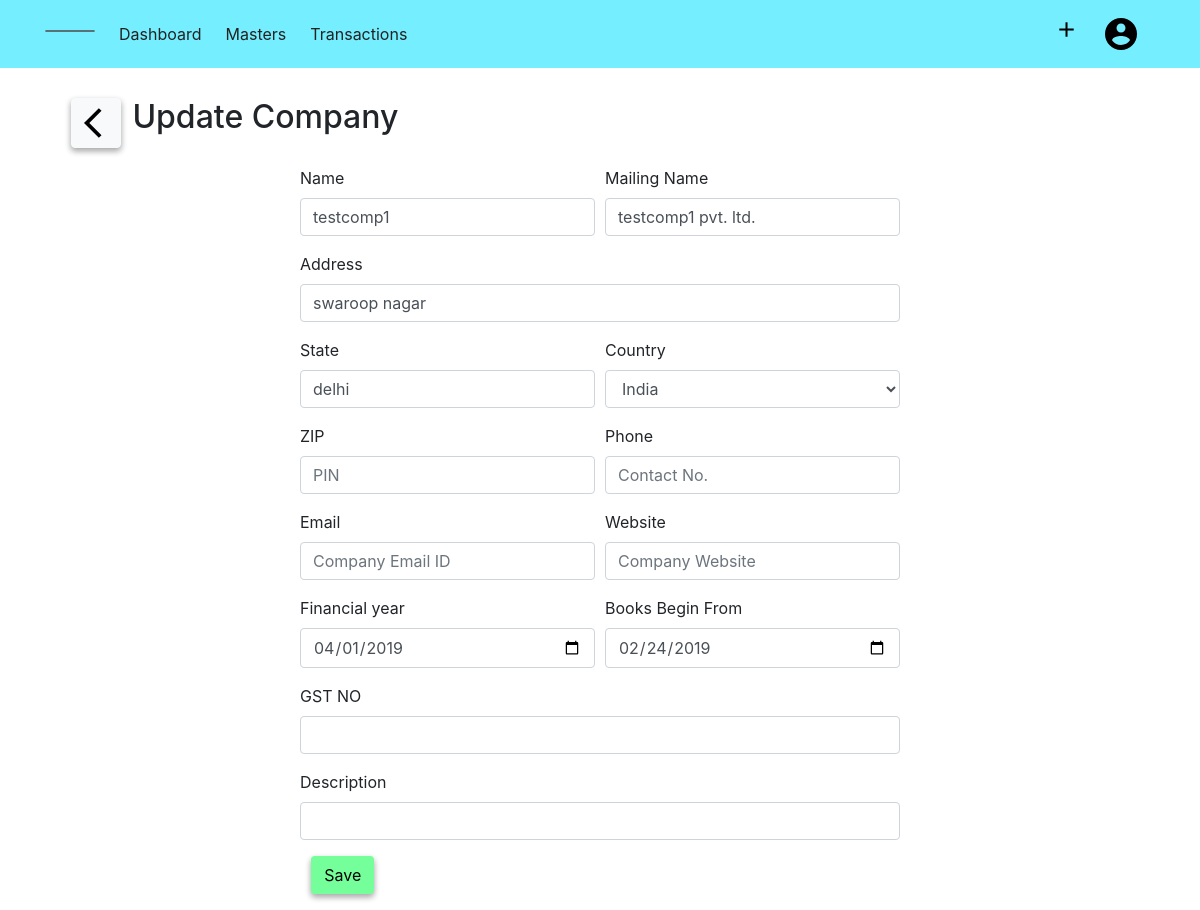
The app's page /company/details/1/update (signed in), older data.
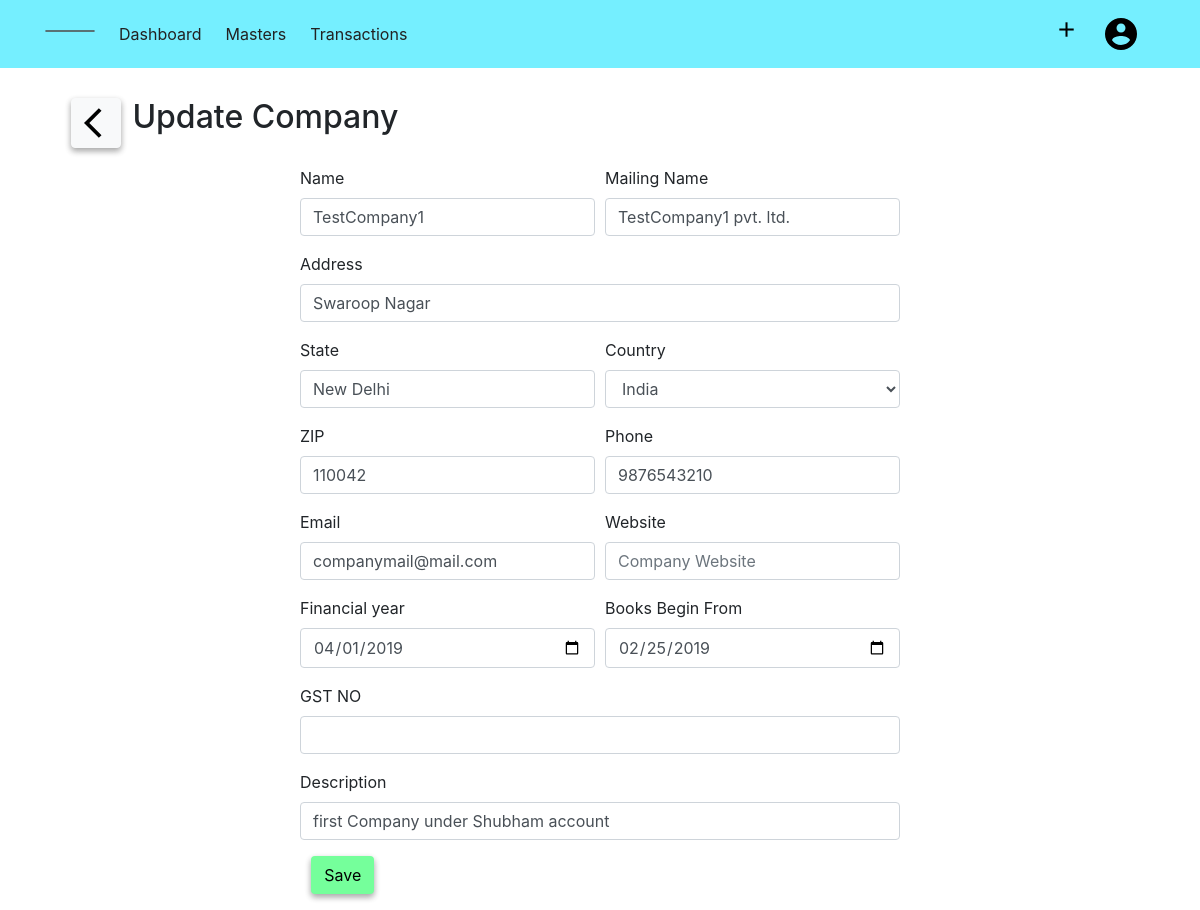
The same page, newer data.
### acsystem/models.py (models this page shows, shortened)
class Company(db.Model):
    id = db.Column(db.Integer, primary_key=True)
    companyname = db.Column(db.String(80), unique=True, nullable=False)
    mailingname = db.Column(db.String(80), nullable = False)
    address = db.Column(db.String(100), nullable=False)
    country = db.Column(db.String(40), nullable=False)
    state = db.Column(db.String(40), nullable=False)
    pin = db.Column(db.Integer)
    email = db.Column(db.String(60))
    phoneno = db.Column(db.Integer)
    website = db.Column(db.String(60))
    datecreated = db.Column(db.DateTime, default = datetime.utcnow, nullable=False)
    financialyear = db.Column(db.DateTime, nullable=False)
    booksbegin = db.Column(db.DateTime, nullable=False)
    gstno = db.Column(db.Integer)
    description = db.Column(db.Text)
    customers = db.relationship('Customer', backref='undercompany', lazy=True, cascade="all, delete-orphan")
    suppliers = db.relationship('Supplier', backref='undercompany', lazy=True, cascade="all, delete-orphan")
    groups = db.relationship('Group', backref='undercompany', lazy=True, cascade="all, delete-orphan")
    user_id = db.Column(db.Integer, db.ForeignKey('user.id', ondelete="CASCADE"), nullable=False)

### acsystem/company/routes.py (the view)
@company.route('/company/details/<int:compid>/update', methods=['GET','POST'])
@login_required
def updatecompany(compid):
    company = Company.query.get_or_404(compid)
    if company.owner != current_user:
        abort(403)
    form = UpdateCompanyForm()
    form.country.choices+= [(str(country.name), country.name) for country in Countries.query.all()]
    if form.validate_on_submit():
        company.companyname = form.name.data
        company.mailingname = form.mailingname.data
        company.address = form.address.data
        company.country = form.country.data
        company.state = form.state.data
        company.pin = form.pin.data
        company.email = form.email.data
        company.phoneno = form.phone.data
        company.website = form.website.data
        company.financialyear = form.financialyear.data
        company.booksbegin = form.booksbegin.data
        company.gstno = form.gstno.data
        company.description = form.description.data
        db.session.commit()
        flash(f'Your Company details has been Updated!', 'success')
        return redirect(url_for('company.showcompany', compid = compid))
    elif request.method == 'GET':
        form.name.data = company.companyname
        form.mailingname.data = company.mailingname
        form.address.data = company.address
        form.country.data = company.country
        form.state.data = company.state
        form.pin.data = company.pin
        form.email.data = company.email
        form.phone.data  = company.phoneno
        form.website.data = company.website
        form.financialyear.data = company.financialyear
        form.booksbegin.data = company.booksbegin
        form.gstno.data = company.gstno
        form.description.data = company.description
    return render_template('companytemplate/updatecompany.html', title=company.companyname, form=form)

### acsystem/company/forms.py (shortened to what this page needs)
class UpdateCompanyForm(FlaskForm):
    name = StringField('Name', validators=[DataRequired(), Length(min=3, max=40)])
    mailingname = StringField('Mailing Name', validators=[DataRequired(), Length(min=3, max=40)])
    address = StringField('Address', validators=[DataRequired(), Length(min=5, max=100)])
    country = SelectField('Country', choices=[("","Select Country")], validators=[DataRequired()])
    state = StringField('State', validators=[DataRequired()])
    pin = IntegerField('ZIP', validators=[Optional()])
    phone = IntegerField('Phone', validators=[Optional(), Length(min=9, max=13)])
    email = StringField('Email', validators=[Optional(), Email()])
    website = StringField('Website', validators=[Optional(), URL()])
    financialyear = DateField('Financial year', validators=[Optional()])
    booksbegin = DateField('Books Begin From', validators=[Optional()])
    gstno = IntegerField('GST NO', validators=[Optional()])
    description = TextField('Description')
    submit = SubmitField('Save')

### acsystem/models.py (called while the page is built)
@login_manager.user_loader
def load_user(user_id):
    return User.query.get(int(user_id))

### acsystem/templates/companytemplate/updatecompany.html (shortened to what this page needs)
{% from "renderfield.html" import render_field, render_doublefield %}
{% extends "layout.html"%}
{% block content %}
<div class="container">
    <div class="container-fluid">
        <button style="width:50px;" class=" btn btn-light float-left" onclick="window.history.back()">
            <img src="{{ url_for('static', filename='images/back.png') }}" alt="Back" />
        </button>
        <h2 style="margin-bottom:30px;">Update Company</h2>
    <form style="max-width:600px; margin:0 auto;" action="", method="POST">
            {{ render_doublefield(form.name,form.mailingname,"Name","Mailing Name") }}
            {{ render_field(form.address, "Address") }}
            {{ render_doublefield(form.state,form.country,"State","") }}
            {{ render_doublefield(form.pin,form.phone,"PIN","Contact No.") }}
            {{ render_doublefield(form.email,form.website,"Company Email ID","Company Website") }}
            {{ render_doublefield(form.financialyear,form.booksbegin) }}
            {{ render_field(form.gstno) }}
            {{ render_field(form.description) }}
            <div class="form-group">
                {{ form.submit(class="btn", style="background-color: #75ff9b;")}}
            </div>
        </div>
</div>
{% endblock content %}

### acsystem/templates/renderfield.html
{% macro render_field(field, ph="") %}
<div class="form-group">
    {{ field.label(class="form-control-label") }}
    {% if field.errors %}
    {{ field(class="form-control is-invalid", placeholder=ph)}}
    <div class="invalid-feedback">
        {% for error in field.errors %}
        <span>{{ error }}</span>
        {% endfor %}
    </div>
    {% else %}
    {{ field(class="form-control", placeholder=ph)}}
    {% endif %}
</div>
{% endmacro %}
{% macro render_doublefield(field1, field2, ph1="", ph2="") %}
<div class="form-row">
    <div class="form-group col">
        {{ field1.label(class="form-control-label") }}
        {% if field1.errors %}
        {{ field1(class="form-control is-invalid", placeholder=ph1)}}
        <div class="invalid-feedback">
            {% for error in field1.errors %}
            <span>{{ error }}</span>
            {% endfor %}
        </div>
        {% else %}
        {{ field1(class="form-control", placeholder=ph1)}}
        {% endif %}
    </div>
    <div class="form-group col">
        {{ field2.label(class="form-control-label") }}
        {% if field2.errors %}
        {{ field2(class="form-control is-invalid", placeholder=ph2)}}
        <div class="invalid-feedback">
            {% for error in field2.errors %}
            <span>{{ error }}</span>
            {% endfor %}
        </div>
        {% else %}
        {{ field2(class="form-control", placeholder=ph2)}}
        {% endif %}
    </div>
</div>
{% endmacro %}

Row changes from the older to the newer data that the page shows:
changed Company "India": mailingname "testcomp1 pvt. ltd." → "TestCompany1 pvt. ltd."; address "swaroop nagar" → "Swaroop Nagar"; state "delhi" → "New Delhi"; pin (not shown) → "110042"; email (not shown) → "companymail@mail.com"; booksbegin "02/24/2019" → "02/25/2019"; description (not shown) → "first Company under Shubham account"
Text that changed along with them:
form field name: "testcomp1" → "TestCompany1"
form field phone: (not shown) → "9876543210"
